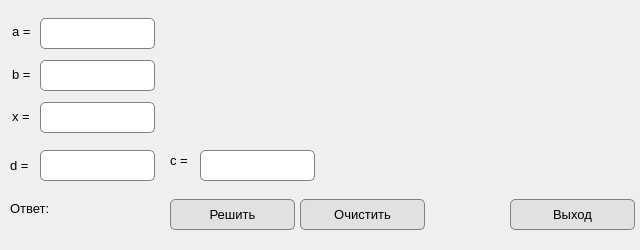
<?xml version="1.0" encoding="UTF-8"?>
<ui version="4.0">
 <class>Dialog</class>
 <widget class="QDialog" name="Dialog">
  <property name="geometry">
   <rect>
    <x>0</x>
    <y>0</y>
    <width>640</width>
    <height>250</height>
   </rect>
  </property>
  <property name="minimumSize">
   <size>
    <width>640</width>
    <height>250</height>
   </size>
  </property>
  <property name="maximumSize">
   <size>
    <width>640</width>
    <height>250</height>
   </size>
  </property>
  <property name="windowTitle">
   <string>Dialog</string>
  </property>
  <widget class="QLabel" name="label_x">
   <property name="geometry">
    <rect>
     <x>12</x>
     <y>106</y>
     <width>21</width>
     <height>20</height>
    </rect>
   </property>
   <property name="font">
    <font>
     <family>Segoe UI</family>
     <pointsize>10</pointsize>
    </font>
   </property>
   <property name="text">
    <string>x =</string>
   </property>
  </widget>
  <widget class="QLineEdit" name="lineEdit_a">
   <property name="geometry">
    <rect>
     <x>40</x>
     <y>18</y>
     <width>115</width>
     <height>31</height>
    </rect>
   </property>
   <property name="font">
    <font>
     <family>Segoe UI</family>
     <pointsize>10</pointsize>
    </font>
   </property>
   <property name="styleSheet">
    <string notr="true">border: 1px solid gray;
                    border-radius: 5px;
                </string>
   </property>
  </widget>
  <widget class="QLabel" name="label_b">
   <property name="geometry">
    <rect>
     <x>12</x>
     <y>64</y>
     <width>21</width>
     <height>20</height>
    </rect>
   </property>
   <property name="font">
    <font>
     <family>Segoe UI</family>
     <pointsize>10</pointsize>
    </font>
   </property>
   <property name="text">
    <string>b =</string>
   </property>
  </widget>
  <widget class="QLineEdit" name="lineEdit_b">
   <property name="geometry">
    <rect>
     <x>40</x>
     <y>60</y>
     <width>115</width>
     <height>31</height>
    </rect>
   </property>
   <property name="font">
    <font>
     <family>Segoe UI</family>
     <pointsize>10</pointsize>
    </font>
   </property>
   <property name="styleSheet">
    <string notr="true">border: 1px solid gray;
                    border-radius: 5px;
                </string>
   </property>
  </widget>
  <widget class="QPushButton" name="btn_solve">
   <property name="geometry">
    <rect>
     <x>170</x>
     <y>199</y>
     <width>125</width>
     <height>31</height>
    </rect>
   </property>
   <property name="font">
    <font>
     <family>Segoe UI</family>
     <pointsize>10</pointsize>
    </font>
   </property>
   <property name="styleSheet">
    <string notr="true">border: 1px solid gray;
                    border-radius: 5px;
                    background: #e1e1e1;
                </string>
   </property>
   <property name="text">
    <string>Решить</string>
   </property>
  </widget>
  <widget class="QPushButton" name="btn_clear">
   <property name="geometry">
    <rect>
     <x>300</x>
     <y>199</y>
     <width>125</width>
     <height>31</height>
    </rect>
   </property>
   <property name="font">
    <font>
     <family>Segoe UI</family>
     <pointsize>10</pointsize>
    </font>
   </property>
   <property name="styleSheet">
    <string notr="true">border: 1px solid gray;
                    border-radius: 5px;
                    background: #e1e1e1;
                </string>
   </property>
   <property name="text">
    <string>Очистить</string>
   </property>
  </widget>
  <widget class="QLabel" name="label_a">
   <property name="geometry">
    <rect>
     <x>12</x>
     <y>21</y>
     <width>21</width>
     <height>20</height>
    </rect>
   </property>
   <property name="font">
    <font>
     <family>Segoe UI</family>
     <pointsize>10</pointsize>
    </font>
   </property>
   <property name="text">
    <string>a =</string>
   </property>
  </widget>
  <widget class="QLineEdit" name="lineEdit_x">
   <property name="geometry">
    <rect>
     <x>40</x>
     <y>102</y>
     <width>115</width>
     <height>31</height>
    </rect>
   </property>
   <property name="font">
    <font>
     <family>Segoe UI</family>
     <pointsize>10</pointsize>
    </font>
   </property>
   <property name="styleSheet">
    <string notr="true">border: 1px solid gray;
                    border-radius: 5px;
                </string>
   </property>
  </widget>
  <widget class="QLabel" name="label_answer">
   <property name="geometry">
    <rect>
     <x>10</x>
     <y>200</y>
     <width>148</width>
     <height>16</height>
    </rect>
   </property>
   <property name="font">
    <font>
     <family>Segoe UI</family>
     <pointsize>10</pointsize>
    </font>
   </property>
   <property name="text">
    <string>Ответ:</string>
   </property>
  </widget>
  <widget class="QLabel" name="label_img">
   <property name="geometry">
    <rect>
     <x>170</x>
     <y>9</y>
     <width>471</width>
     <height>91</height>
    </rect>
   </property>
   <property name="text">
    <string/>
   </property>
  </widget>
  <widget class="QPushButton" name="btn_exit">
   <property name="geometry">
    <rect>
     <x>510</x>
     <y>199</y>
     <width>125</width>
     <height>31</height>
    </rect>
   </property>
   <property name="font">
    <font>
     <family>Segoe UI</family>
     <pointsize>10</pointsize>
    </font>
   </property>
   <property name="styleSheet">
    <string notr="true">border: 1px solid gray;
                    border-radius: 5px;
                    background: #e1e1e1;
                </string>
   </property>
   <property name="text">
    <string>Выход</string>
   </property>
  </widget>
  <widget class="QLabel" name="label_c">
   <property name="geometry">
    <rect>
     <x>170</x>
     <y>150</y>
     <width>21</width>
     <height>20</height>
    </rect>
   </property>
   <property name="font">
    <font>
     <family>Segoe UI</family>
     <pointsize>10</pointsize>
    </font>
   </property>
   <property name="text">
    <string>c =</string>
   </property>
  </widget>
  <widget class="QLineEdit" name="lineEdit_c">
   <property name="enabled">
    <bool>true</bool>
   </property>
   <property name="geometry">
    <rect>
     <x>200</x>
     <y>150</y>
     <width>115</width>
     <height>31</height>
    </rect>
   </property>
   <property name="font">
    <font>
     <family>Segoe UI</family>
     <pointsize>10</pointsize>
    </font>
   </property>
   <property name="styleSheet">
    <string notr="true">border: 1px solid gray;
                    border-radius: 5px;
                </string>
   </property>
  </widget>
  <widget class="QLabel" name="label_d">
   <property name="geometry">
    <rect>
     <x>10</x>
     <y>150</y>
     <width>21</width>
     <height>31</height>
    </rect>
   </property>
   <property name="font">
    <font>
     <family>Segoe UI</family>
     <pointsize>10</pointsize>
    </font>
   </property>
   <property name="text">
    <string>d =</string>
   </property>
  </widget>
  <widget class="QLineEdit" name="lineEdit_d">
   <property name="enabled">
    <bool>true</bool>
   </property>
   <property name="geometry">
    <rect>
     <x>40</x>
     <y>150</y>
     <width>115</width>
     <height>31</height>
    </rect>
   </property>
   <property name="font">
    <font>
     <family>Segoe UI</family>
     <pointsize>10</pointsize>
    </font>
   </property>
   <property name="styleSheet">
    <string notr="true">border: 1px solid gray;
                    border-radius: 5px;
                </string>
   </property>
  </widget>
 </widget>
 <resources/>
 <connections/>
</ui>
